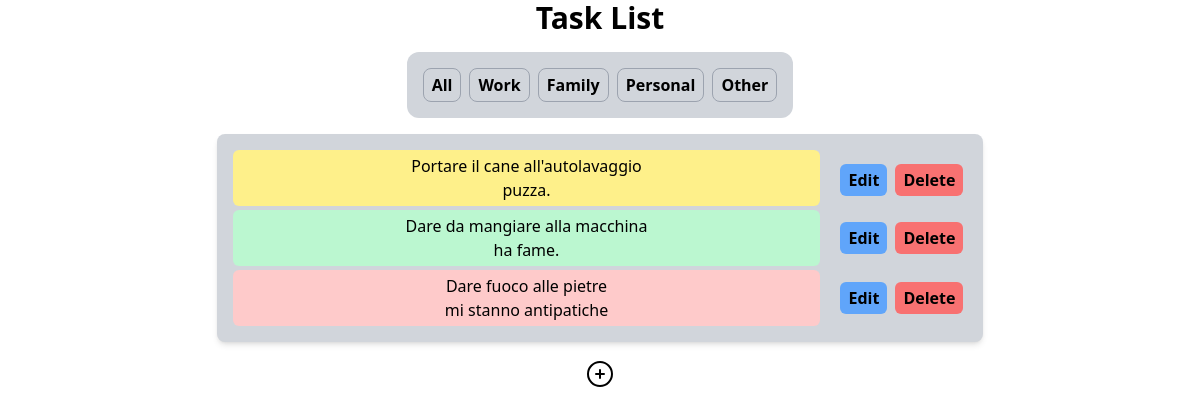
Before: /todolist/task/ with the older database file.
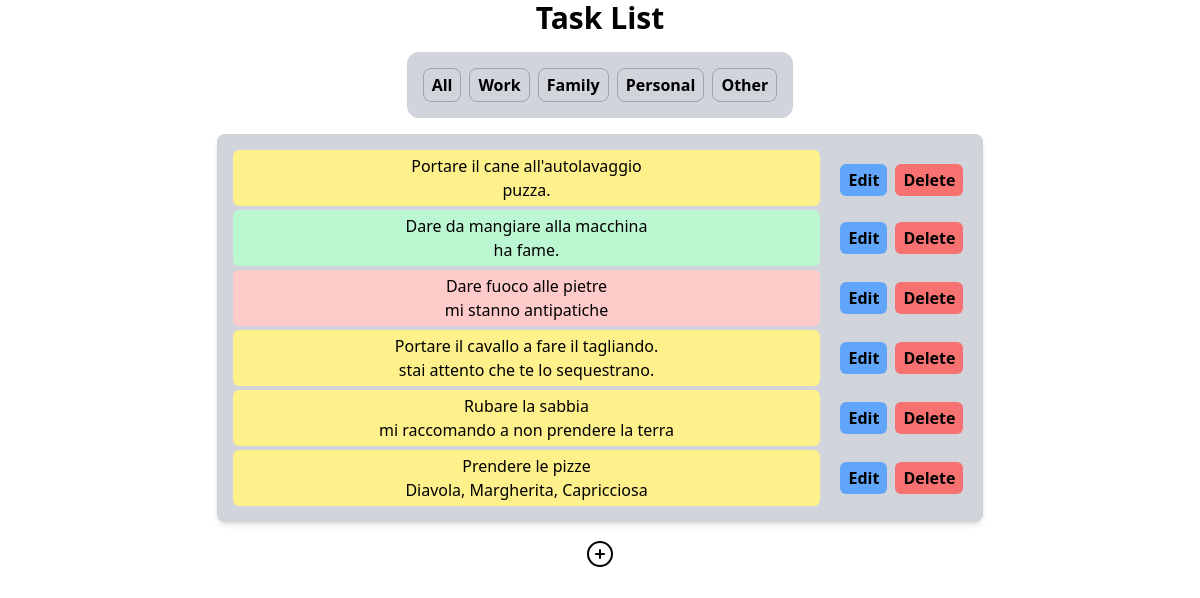
After: the same page with the newer database file.
### ToDo_List/models.py (models this page shows, shortened)
class Task(models.Model):
    content = models.CharField(max_length=200)
    notes = models.TextField(blank=True)
    pub_date = models.DateTimeField("date published: ")
    due_date = models.DateTimeField("due by: ", blank=True, null=True)
    class Priorities(models.IntegerChoices):
        IMPORTANT = 1,
        NORMAL = 2,
        LOWPRIO = 3,
    priority = models.IntegerField(choices=Priorities.choices, default=Priorities.NORMAL)
    categoryChoices = [
        ('work', 'Work'),
        ('family', 'Family'),
        ('personal','Personal'),
        ('other','Other')
    ]
    category = models.CharField(max_length=20, choices=categoryChoices, default='other')
    is_completed = models.BooleanField(default=False)

### ToDo_List/views.py (the view)
# urls.py: path("task/", views.index, name="index"),
def index(request):
    category = request.GET.get('category')
    if category:
        tasks = Task.objects.filter(category = category)
    else:
        tasks = Task.objects.all()
    current_time = timezone.now()
    one_day_from_now = current_time + timedelta(days=1)
    current_category = category
    return render(request, "index.html", {"tasks":tasks, "current_time":current_time, "one_day_from_now":one_day_from_now, "current_category":current_category})

### ToDo_List/templates/index.html (shortened to what this page needs)
<html>
<head>
    <script src="https://cdn.tailwindcss.com"></script>
    <link rel="stylesheet" href="https://cdnjs.cloudflare.com/ajax/libs/font-awesome/6.0.0-beta3/css/all.min.css">
</head>
<body>
    <div class="flex flex-col justify-center items-center max-w-7xl mx-auto space-y-4">
        <h1 class="text-3xl font-semibold">Task List</h1>
        <div class="flex bg-gray-300 p-4 rounded-xl space-x-2">
            <div class="border border-gray-400 px-2 py-1 font-semibold rounded-lg hover:-translate-y-1 hover:scale-105 hover:shadow-xl duration-200 bg-gray-300"><a href="{% url 'todo-list:index' %}">All</a></div>
            <div class="border border-gray-400 px-2 py-1 font-semibold rounded-lg hover:-translate-y-1 hover:scale-105 hover:shadow-xl duration-200 {% if current_category == 'work' %} bg-blue-300 {% else %} bg-gray-300 {% endif %}"><a href="{% url 'todo-list:index' %}?category=work">Work</a></div>
            <div class="border border-gray-400 px-2 py-1 font-semibold rounded-lg hover:-translate-y-1 hover:scale-105 hover:shadow-xl duration-200 {% if current_category == 'family' %} bg-yellow-200 {% else %} bg-gray-300 {% endif %}"><a href="{% url 'todo-list:index' %}?category=family">Family</a></div>
            <div class="border border-gray-400 px-2 py-1 font-semibold rounded-lg hover:-translate-y-1 hover:scale-105 hover:shadow-xl duration-200 {% if current_category == 'personal' %} bg-pink-200 {% else %} bg-gray-300 {% endif %}"><a href="{% url 'todo-list:index' %}?category=personal">Personal</a></div>
            <div class="border border-gray-400 px-2 py-1 font-semibold rounded-lg hover:-translate-y-1 hover:scale-105 hover:shadow-xl duration-200 {% if current_category == 'other' %} bg-red-300 {% else %} bg-gray-300 {% endif %}"><a href="{% url 'todo-list:index' %}?category=other">Other</a></div>
        </div>
        <ul class="grid grid-cols-5 space-y-1 bg-gray-300 rounded-lg shadow-md p-4">
            {%for task in tasks%}
                <li class="flex items-center justify-center rounded-md text-center col-span-4 py-1
                {% if task.is_completed %}
                    bg-green-200
                {% elif task.due_date and task.due_date <= one_day_from_now %}
                    bg-yellow-200
                {% elif task.due_date and task.due_date > current_time %}
                    bg-red-200
                {% endif %}
                ">
                    {{task.content}}<br>{{task.notes}}
                </li>
                <div class="flex items-center justify-center col-span-1 p-1 space-x-2 ml-4">
                    <button class="bg-blue-400 px-2 py-1 rounded-md font-semibold hover:-translate-y-1 hover:scale-105 hover:shadow-md duration-300 hover:bg-blue-500"><a href="{% url 'todo-list:update' task.pk %}">Edit</a></button>
                    <button class="bg-red-400 px-2 py-1 rounded-md font-semibold hover:-translate-y-1 hover:scale-105 hover:shadow-md duration-300 hover:bg-red-500"><a href="{% url 'todo-list:delete' task.pk%}">Delete</a></button>
                </div>
            {% empty %}
                <li class="flex items-center justify-center rounded-md text-center py-1 col-span-5 font-semibold">You haven't added a task yet. Add one by clicking the + button below</li>
            {% endfor %}
        </ul>
        <a href="/todolist/task/createnew" class="text-center text-2xl hover:scale-110 duration-300"><svg xmlns="http://www.w3.org/2000/svg" fill="none" viewBox="0 0 24 24" stroke-width="1.5" stroke="currentColor" class="size-8">
            <path stroke-linecap="round" stroke-linejoin="round" d="M12 9v6m3-3H9m12 0a9 9 0 1 1-18 0 9 9 0 0 1 18 0Z" />
          </svg></a>
    </div>
</body>
</html>

Changed rows visible on the page:
added Task: content "Portare il cavallo a fare il tagliando.", notes "stai attento che te lo sequestrano."
added Task: content "Rubare la sabbia", notes "mi raccomando a non prendere la terra"
added Task: content "Prendere le pizze", notes "Diavola, Margherita, Capricciosa"
